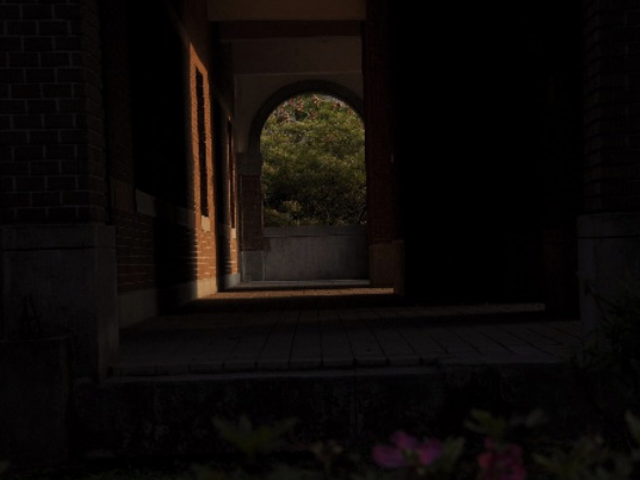
%> input picture src/test.png, 640 x 480 px
$ octave main_test.m   (GNU Octave 9; MATLAB toolbox functions it lacks are replaced by stand-ins)
%> lines starting %> are read from the running program, lines starting %| are printed output that depends on the picture
close all; clear; clc;

%% 主测试程序


%% 直方图增强
img_path = './src/test.png';
rgb = imread(img_path);
%> rgb is the input picture: size 480x640x3 uint8; mean R, G, B 12.8, 9.3, 7.5
hsv = rgb2hsv(rgb);
%> hsv: size 480x640x3 double; mean H, S, V 0.37, 0.357, 0.0504
V = round(hsv(:,:,3) * 255);
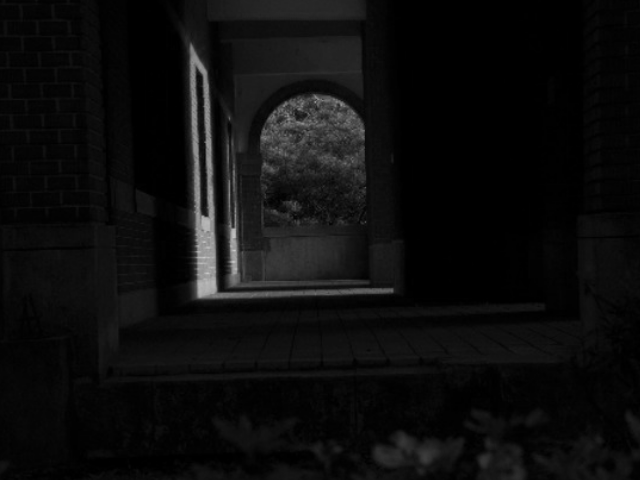
%> V: size 480x640 double; min 0, max 203, mean 12.9

hist_v = zeros(256, 1);
for i = 1:size(V,1)*size(V,2)
    hist_v(V(i)+1) = hist_v(V(i)+1) + 1;
end
%> after the loop, hist_v = 256 values, max 56851 at index 1, min 0 at index 194, mean 1200

cdf = cumsum(hist_v);
%> cdf = 256 values from 56851 to 307200
if cdf(end) > 1
    cdf = cdf / cdf(end);
%> cdf = 256 values from 0.185 to 1
end

T = fix(cdf * (256-1)) + 1;
%> T = 256 values from 48 to 256
eq = zeros(256, 1);
for i = 1:256
    eq(T(i)) = eq(T(i)) + hist_v(i);
end
%> after the loop, eq = 256 values, max 56851 at index 48, min 0 at index 1, mean 1200

V_eq = V;
for i = 1:size(V,1)*size(V,2)
    V_eq(i) = T(V(i)+1);
end
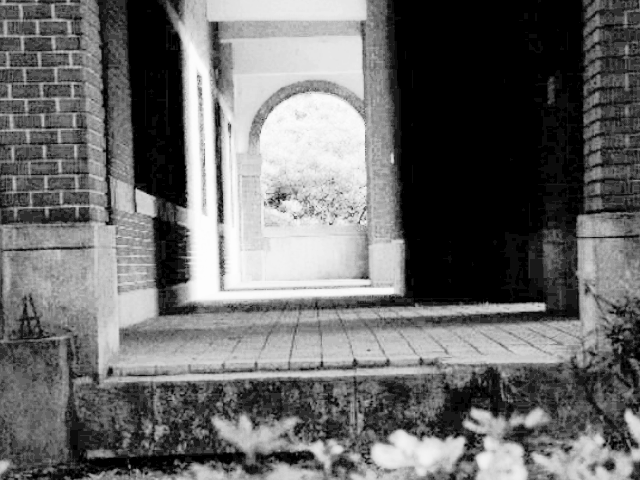
%> V_eq: size 480x640 double; min 48, max 256, mean 135.9; drawn with min black and max white
V_eq = V_eq / 255;
hsv(:,:,3) = V_eq;
%> hsv: size 480x640x3 double; mean H, S, V 0.37, 0.357, 0.533
rgb_eq = hsv2rgb(hsv);
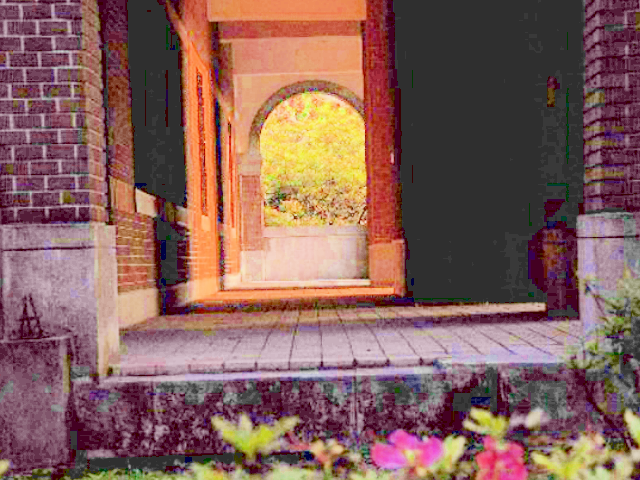
%> rgb_eq: size 480x640x3 double; mean R, G, B 0.529, 0.382, 0.361; drawn with min black and max white
rgb_eq = uint8(round(rgb_eq*255));
%> rgb_eq: size 480x640x3 uint8

grayVal = 1 : length(hist_v);
%> grayVal = 256 values from 1 to 256
grayVal = grayVal';

fig = figure;
bar(grayVal, hist_v, 'FaceColor', 'r', 'EdgeColor', 'r', 'BarWidth', 1.0);
set(gcf, 'color', 'white');
set(gca, 'color', 'white');
set(gca, 'FontName', 'Helvetica');
set(gca, 'FontSize', 13);
set(gca, 'linewidth', 1.3);
hist_im = getframe(fig);
hist_im = hist_im.cdata;
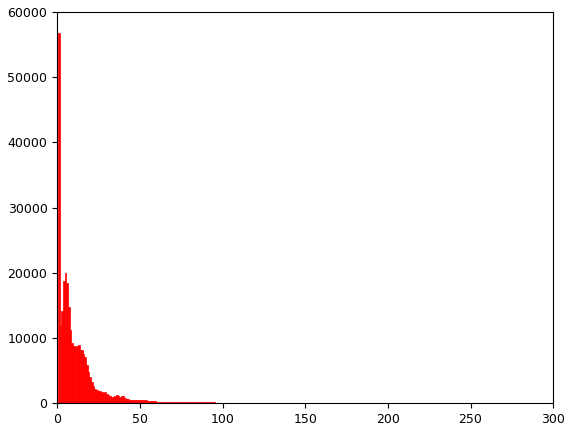
%> hist_im: size 431x572x3 uint8; mean R, G, B 251.7, 248, 248

fig = figure;
bar(grayVal, eq, 'FaceColor', 'g', 'EdgeColor', 'g', 'BarWidth', 1.0);
set(gcf, 'color', 'white');
set(gca, 'color', 'white');
set(gca, 'FontName', 'Helvetica');
set(gca, 'FontSize', 13);
set(gca, 'linewidth', 1.3);
eq_im = getframe(fig);
eq_im = eq_im.cdata;
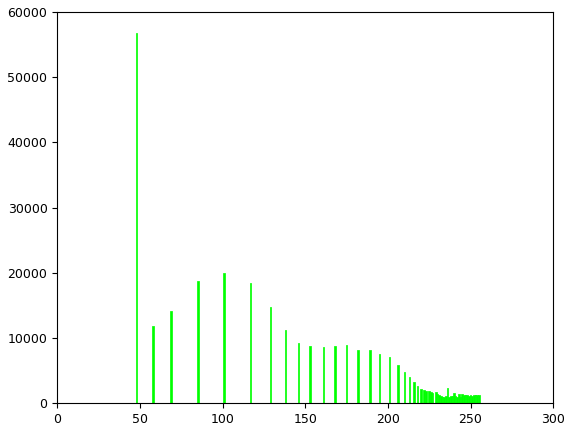
%> eq_im: size 431x572x3 uint8; mean R, G, B 247.5, 251.7, 247.5

hist_cmp = cat(2, hist_im, eq_im);
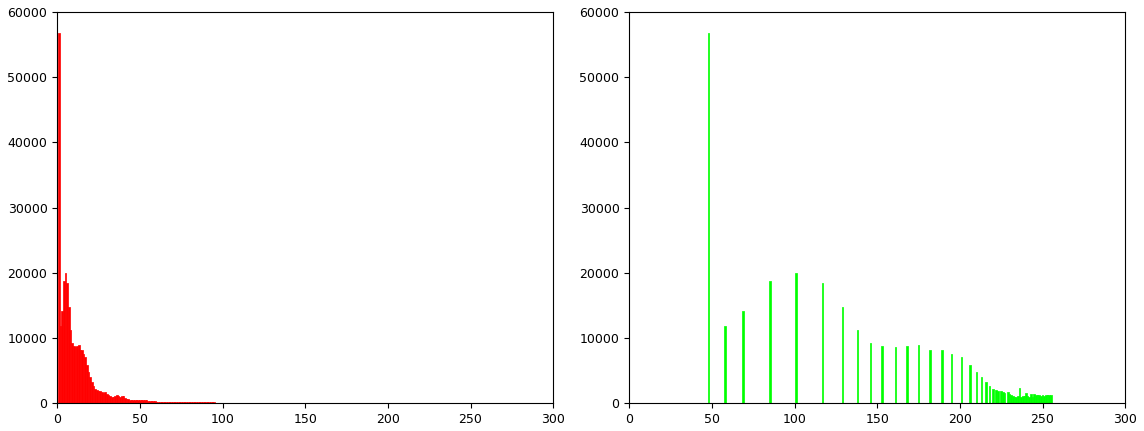
%> hist_cmp: size 431x1144x3 uint8; mean R, G, B 249.6, 249.9, 247.8
% imwrite(hist_cmp, './src/test_hist.png')
figure, imshow(hist_cmp)

rgb_cmp = cat(2, rgb, rgb_eq);
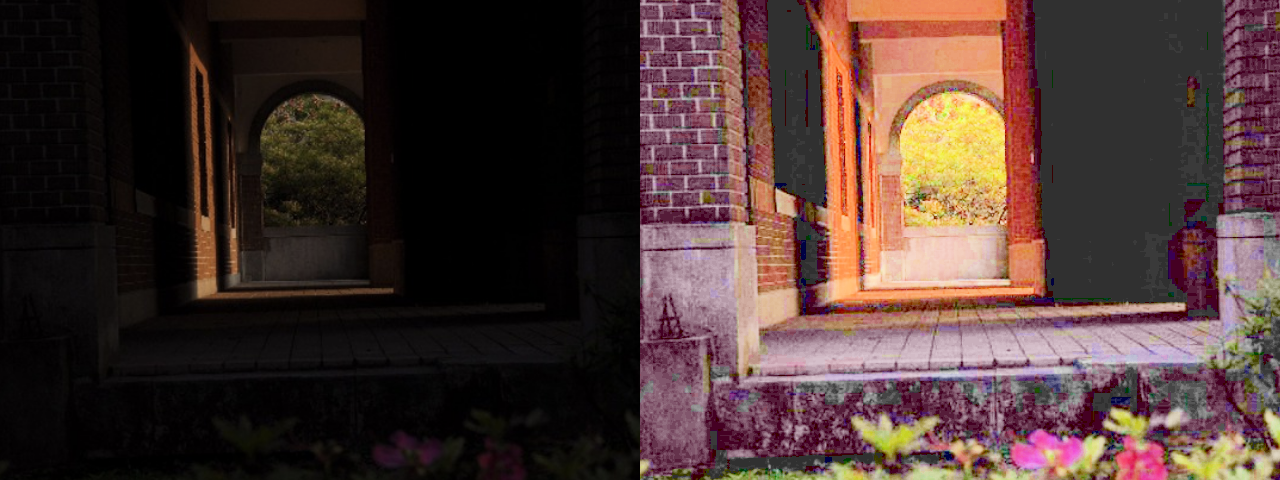
%> rgb_cmp: size 480x1280x3 uint8; mean R, G, B 73.8, 53.4, 49.9
% imwrite(rgb_cmp, './src/test_histeq.jpg')
figure, imshow(rgb_cmp)


%% 图像分割
